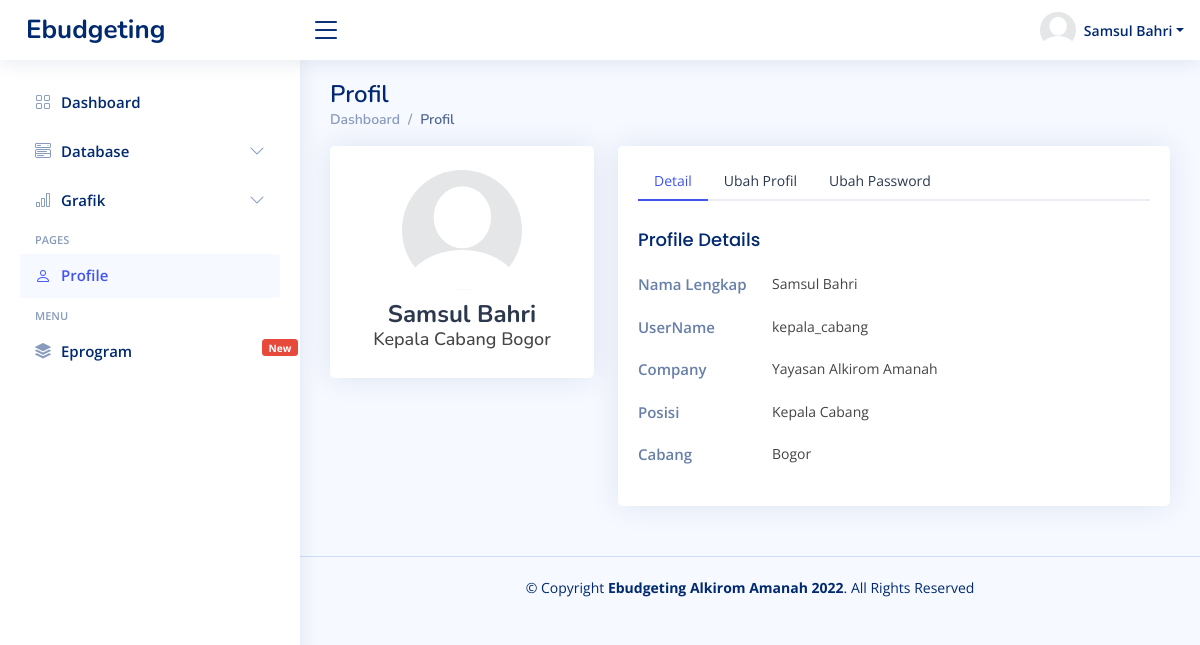
Page /admin/kepala_cabang.php?id_profil=myProfil (signed in) on the committed database.
### tables this page shows
CREATE TABLE `akun_pengurus` (
  `id` int(11) NOT NULL,
  `id_pengurus` varchar(100) NOT NULL,
  `nama` varchar(100) NOT NULL,
  `cabang` varchar(200) NOT NULL,
  `username` varchar(100) NOT NULL,
  `password` varchar(256) NOT NULL,
  `profil` varchar(200) NOT NULL,
  `posisi` varchar(255) NOT NULL
);

### admin/kepala_cabang.php (called while the page is built)
<?php include '../homepage.php' ?>

### profil/set_profil.php (the view, shortened to what this page needs)
<main id="main" class="main">
    <div class="pagetitle">
        <h1>Profil</h1>
        <nav>
            <ol class="breadcrumb">
                <?php if ($_SESSION["posisi"] == "Logistik Gedung Management" || $_SESSION["posisi"] == "Logistik Gedung Taman" || $_SESSION["posisi"] == "Kepala Income") { ?>
                <?php if ($id_management == "") { ?>
                <li class="breadcrumb-item"><a href="<?= $_SESSION["username"] ?>.php">Dashboard</a></li>
                <?php } else { ?>
                <li class="breadcrumb-item"><a
                        href="<?= $_SESSION["username"] ?>.php?id_management=<?= $id_management ?>">Dashboard</a></li>
                <?php } ?>
                <?php } else { ?>
                <li class="breadcrumb-item"><a href="<?= $_SESSION["username"] ?>.php">Dashboard</a></li>
                <?php } ?>
                <li class="breadcrumb-item active">Profil</li>
            </ol>
        </nav>
    </div>
    <section class="section profile">
        <div class="row">
            <div class="col-xl-4">
                <div class="card">
                    <div class="card-body profile-card pt-4 d-flex flex-column align-items-center">
                        <img src="../assets/img/icons/<?= $profil ?>" alt="Profile" class="rounded-circle">
                        <h2><?= $nama ?></h2>
                        <h3><?= $_SESSION["posisi"] ?> <?= $_SESSION["cabang"] ?></h3>
                    </div>
                </div>
            </div>
            <div class="col-xl-8">
                <div class="card">
                    <div class="card-body pt-3">
                        <ul class="nav nav-tabs nav-tabs-bordered">
                            <?php include '../models/profil/tab-nav.php'; ?>
                        </ul>
                        <div class="tab-content pt-2">
                            <?php include '../models/profil/overview.php' ?>
                        </div>
                    </div>
                </div>
            </div>
        </div>
    </section>
</main>

### base/icon-navigation.php (shortened to what this page needs)
<nav class="header-nav ms-auto">
    <ul class="d-flex align-items-center">
        <li class="nav-item dropdown pe-3">
            <a class="nav-link nav-profile d-flex align-items-center pe-0" href="#" data-bs-toggle="dropdown">
                <img src="../assets/img/icons/<?= $profil ?>" alt="Profile" class="rounded-circle">
                <span class="d-none d-md-block dropdown-toggle ps-2"><?= ucwords($nama) ?></span>
            </a>
        </li>
    </ul>
</nav>

### models/profil/overview.php
<div class="tab-pane fade show active profile-overview" id="profile-overview">
    <h5 class="card-title">Profile Details</h5>
    <div class="row">
        <div class="col-lg-3 col-md-4 label ">Nama Lengkap</div>
        <div class="col-lg-9 col-md-8"><?= ucwords($nama) ?></div>
    </div>
    <div class="row">
        <div class="col-lg-3 col-md-4 label ">UserName</div>
        <div class="col-lg-9 col-md-8"><?= $_SESSION["username"] ?></div>
    </div>
    <div class="row">
        <div class="col-lg-3 col-md-4 label">Company</div>
        <div class="col-lg-9 col-md-8">Yayasan Alkirom Amanah</div>
    </div>
    <div class="row">
        <div class="col-lg-3 col-md-4 label">Posisi</div>
        <div class="col-lg-9 col-md-8"><?= $_SESSION["posisi"] ?></div>
    </div>
    <div class="row">
        <div class="col-lg-3 col-md-4 label">Cabang</div>
        <?php if ($_SESSION["id_pengurus"] == "ketua_yayasan") { ?>
        <div class="col-lg-9 col-md-8">Pusat</div>
        <?php } else { ?>
        <div class="col-lg-9 col-md-8"><?= $_SESSION["cabang"] ?></div>
        <?php } ?>
    </div>
</div>

### assets/css/style.css (style rules this page uses)
:root { scroll-behavior: smooth; }
body { font-family: "Open Sans", sans-serif; background: #f6f9ff; color: #444444; }
a { color: #4154f1; text-decoration: none; }
h1, h2, h3, h4, h5, h6 { font-family: "Nunito", sans-serif; }
#main { margin-top: 60px; padding: 20px 30px; transition: all 0.3s; }
.pagetitle { margin-bottom: 10px; }
.pagetitle h1 { font-size: 24px; margin-bottom: 0; font-weight: 600; color: #012970; }
.card { margin-bottom: 30px; border: none; border-radius: 5px; box-shadow: 0px 0 30px rgba(1, 41, 112, 0.1); overflow: hidden; }
.card-title { padding: 20px 0 15px 0; font-size: 18px; font-weight: 500; color: #012970; font-family: "Poppins", sans-serif; }
.card-body { padding: 0 20px 20px 20px; }
.breadcrumb { font-size: 14px; font-family: "Nunito", sans-serif; color: #899bbd; font-weight: 600; }
.breadcrumb a { color: #899bbd; transition: 0.3s; }
.breadcrumb .breadcrumb-item::before { color: #899bbd; }
.breadcrumb .active { color: #51678f; font-weight: 600; }
.nav-tabs-bordered { border-bottom: 2px solid #ebeef4; }
.header-nav ul { list-style: none; }
.header-nav>ul { margin: 0; padding: 0; }
.header-nav .nav-profile { color: #012970; }
.header-nav .nav-profile img { max-height: 36px; }
.header-nav .nav-profile span { font-size: 14px; font-weight: 600; }
@media (min-width: 1200px) { #main, #footer { margin-left: 300px; } }
.profile .profile-card img { max-width: 120px; }
.profile .profile-card h2 { font-size: 24px; font-weight: 700; color: #2c384e; margin: 10px 0 0 0; }
.profile .profile-card h3 { font-size: 18px; }
.profile .profile-overview .row { margin-bottom: 20px; font-size: 15px; }
.profile .profile-overview .card-title { color: #012970; }
.profile .profile-overview .label { font-weight: 600; color: rgba(1, 41, 112, 0.6); }

### assets/css/responsive.css (style rules this page uses)
@media (min-width: 992px) { .form-control, .input-group-text, #form-pengajuan .list-group, .form-text, .form-select, .button .btn-primary, .button .btn-secondary, .button-global .btn-primary, .button-global .btn-success, .table-responsive, .table-responsive .btn-primary, .table-responsive .btn-danger, .table-responsive .btn-success, .modal-footer .btn-secondary, .buttons-excel, .buttons-collection, .profile .nav-item, .revenue-card .akun, .customers-card .akun, #akunMedia .btn-danger, #profile-overview .col-lg-9, #profile-edit .btn-primary, #profile-change-password .btn-primary { font-size: 14px !important; } }
@media (min-width:576px) { .form-control, .input-group-text, #form-pengajuan .list-group, .form-text, .form-select, .button .btn-primary, .button .btn-secondary, .button-global .btn-success, .button-global .btn-primary, .table-responsive, .table-responsive .btn-primary, .table-responsive .btn-danger, .table-responsive .btn-success, .modal-footer .btn-secondary, .buttons-excel, .buttons-collection, .profile .nav-item, .revenue-card .akun, .customers-card .akun, #akunMedia .btn-danger, #profile-overview .col-lg-9, #profile-edit .btn-primary, #profile-change-password .btn-primary { font-size: 14px; } }

### rows in the picture
akun_pengurus: profil (picture), nama "Samsul Bahri"

### other values in the picture
$_SESSION["posisi"] "Kepala Cabang"
$_SESSION["cabang"] "Bogor"
$_SESSION["username"] "kepala_cabang"
